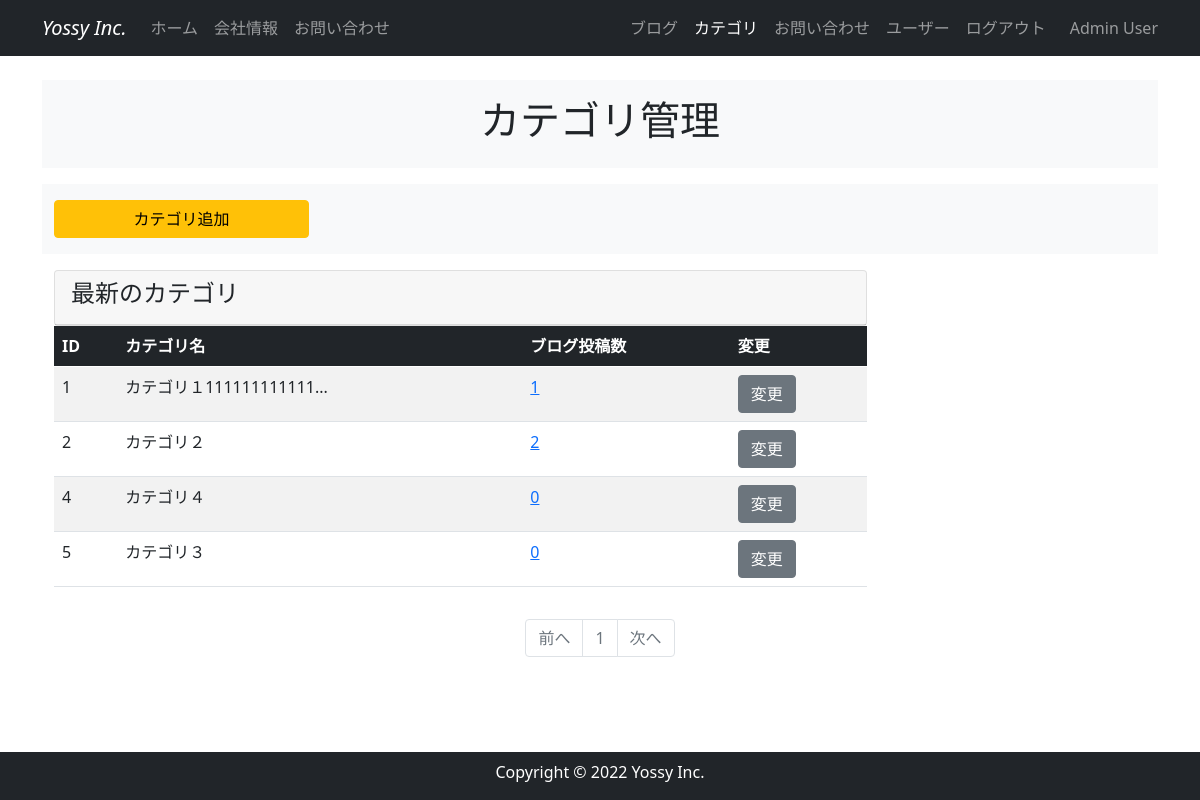
Page /category_maintenance (signed in) on the committed database.
### company_blog/models.py (models this page shows, shortened)
class User(db.Model, UserMixin):
    __tablename__ = "users"
    id = db.Column(db.Integer, primary_key=True)
    email = db.Column(db.String(64), unique=True, index=True)
    username = db.Column(db.String(64), unique=True, index=True)
    password_hash = db.Column(db.String(128))
    administrator = db.Column(db.String(1))
    post = db.relationship("BlogPost", backref="author", lazy="dynamic")
    @property
    def password(self):
        raise AttributeError("password is not a readable attribute")
    def is_administrator(self):
        if self.administrator == "1":
            return 1
        else:
            return 0

class BlogCategory(db.Model):
    __tablename__ = "blog_categories"
    id = db.Column(db.Integer, primary_key=True)
    category = db.Column(db.String(140))
    posts = db.relationship("BlogPost", backref="blog_category", lazy="dynamic")
    def count_posts(self, id):
        return BlogPost.query.filter_by(category_id=id).count()

### company_blog/main/views.py (the view)
@main.route("/category_maintenance", methods=["GET", "POST"])
@login_required
def category_maintenance():
    page = request.args.get("page", 1, type=int)
    blog_category = BlogCategory.query.order_by(BlogCategory.id.asc()).paginate(
        page=page, per_page=10
    )
    form = BlogCategoryForm()
    if form.validate_on_submit():
        blog_category = BlogCategory(category=form.category.data)
        db.session.add(blog_category)
        db.session.commit()
        flash("ブログカテゴリが追加されました")
        return redirect(url_for("main.category_maintenance"))
    elif form.errors:
        form.category.data = ""
        flash(form.errors["category"][0])
    return render_template(
        "category_maintenance.html", blog_category=blog_category, form=form
    )

### company_blog/models.py (called while the page is built)
@login_manager.user_loader
def load_user(user_id):
    return User.query.get(int(user_id))

### company_blog/templates/category_maintenance.html (shortened to what this page needs)
{% extends "base.html" %} {% block content %}
<header id="page-header">
  <div class="container my-3 py-3 bg-light">
    <div class="row">
      <div class="col-md-6 m-auto text-center">
        <h1>カテゴリ管理</h1>
      </div>
    </div>
  </div>
</header>
<section id="menu">
  <div class="container my-3 py-3 bg-light">
    <div class="row">
      <div class="col-md-3">
        <button
          type="button"
          class="btn btn-warning w-100"
          data-bs-toggle="modal"
          data-bs-target="#addCategoryModal"
        >
          カテゴリ追加
        </button>
      </div>
    </div>
  </div>
</section>
<section id="list">
  <div class="container my-3">
    <div class="row">
      <div class="col-md-9">
        <div class="card">
          <div class="card-header">
            <h4>最新のカテゴリ</h4>
          </div>
        </div>
        <div class="table-responsive">
          <table class="table table-striped text-nowrap">
            <thead class="table-dark">
              <tr>
                <th>ID</th>
                <th>カテゴリ名</th>
                <th>ブログ投稿数</th>
                <th>変更</th>
              </tr>
            </thead>
            <tbody>
              {% for blog_category in blog_category.items %}
              <tr>
                <td>{{ blog_category.id }}</td>
                <td>{{ blog_category.category | truncate(20)}}</td>
                <td>
                  <a
                    href="{{ url_for('main.category_posts',blog_category_id=blog_category.id) }}"
                    >{{ blog_category.count_posts(blog_category.id) }}</a
                  >
                </td>
                <td>
                  {% if current_user.is_administrator() %}
                  <a
                    href="{{ url_for('main.blog_category', blog_category_id=blog_category.id) }}"
                    class="btn btn-secondary"
                    >変更</a
                  >
                  {% endif %}
                </td>
              </tr>
              {% endfor %}
            </tbody>
          </table>
        </div>
      </div>
    </div>
  </div>
</section>
<nav class="my-2" aria-label="Page navigation">
  <ul class="pagination justify-content-center">
    <li
      {%
      if
      blog_category.has_prev
      %}class="page-item"
      {%
      else
      %}class="page-item disabled"
      {%
      endif
      %}
    >
      <a
        class="page-link"
        href="{% if blog_category.has_prev %}{{ url_for('main.category_maintenance', page=blog_category.prev_num)}}{% else %}#{% endif %}"
        >前へ</a
      >
    </li>
    {% for page_num in blog_category.iter_pages(left_edge=1, right_edge=1,
    left_current=1, right_current=2) %} {% if page_num %} {% if
    blog_category.page == page_num %}
    <li class="page-item disabled">
      <a class="page-link" href="#">{{ page_num }}</a>
    </li>
    {% endif %} {% else %}
    <li class="page-item disabled">
      <a class="page-link" href="#">&hellip;</a>
    </li>
    {% endif %} {% endfor %}
    <li
      {%
      if
      blog_category.has_next
      %}class="page-item"
      {%
      else
      %}class="page-item disabled"
      {%
      endif
      %}
    >
      <a
        class="page-link"
        href="{% if blog_category.has_next %}{{ url_for('main.category_maintenance', page=blog_category.next_num)}}{% else %}#{% endif %}"
        >次へ</a
      >
    </li>
  </ul>
</nav>
{% endblock %}

### company_blog/templates/base.html (shortened to what this page needs)
<!DOCTYPE html>
<html lang="en">
<head>
    <link href="https://cdn.jsdelivr.net/npm/bootstrap@5.0.2/dist/css/bootstrap.min.css" rel="stylesheet"
>
</head>
<body>
    <nav class="navbar navbar-expand-lg navbar-dark bg-dark fixed-top">
        <div class="container">
            <a class="navbar-brand fst-italic" href="{{ url_for('main.index')}}">Yossy Inc.</a>
            <div class="collapse navbar-collapse" id="navbarNav">
                <ul class="navbar-nav">
                    <li class="nav-item">
                        <a class="nav-link {% if request.endpoint == 'main.index' %}active{% endif %}" href="{{ url_for('main.index')}}">ホーム</a>
                    </li>
                    <li class="nav-item">
                        <a class="nav-link {% if request.endpoint == 'main.info' %}active{% endif %}" href="{{ url_for('main.info') }}">会社情報</a>
                    </li>
                    <li class="nav-item">
                        <a class="nav-link {% if request.endpoint == 'main.inquiry' %}active{% endif %}" href="{{ url_for('main.inquiry') }}">お問い合わせ</a>
                    </li>
                </ul>
                <br>
                <ul class="navbar-nav ms-auto">
                    {% if current_user.is_authenticated %}
                    <li class="nav-item">
                        <a class="nav-link {% if request.endpoint == 'main.blog_maintenance' %}active{% endif %}" href="{{ url_for('main.blog_maintenance') }}">ブログ</a>
                    </li>
                    <li class="nav-item">
                        <a class="nav-link {% if request.endpoint == 'main.category_maintenance' %}active{% endif %}" href="{{ url_for('main.category_maintenance') }}">カテゴリ</a>
                    </li>
                    <li class="nav-item">
                        <a class="nav-link {% if request.endpoint == 'main.inquiry_maintenance' %}active{% endif %}" href="{{ url_for('main.inquiry_maintenance') }}">お問い合わせ</a>
                    </li>
                    <li class="nav-item">
                        <a class="nav-link {% if request.endpoint == 'users.user_maintenance' %}active{% endif %}" href="{{ url_for('users.user_maintenance') }}">ユーザー</a>
                    </li>
                    <li class="nav-item">
                        <a class="nav-link" href="{{ url_for('users.logout') }}">ログアウト</a>
                    </li>
                    <span class="navbar-text ms-3">
                        {{ current_user.username | truncate(10) }}
                    </span>
                    {% endif %}
                </ul>
            </div>
        </div>
    </nav>
    {% from "_formhelpers.html" import render_field %}
    <div class="container" style="padding-top: 4rem; padding-bottom: 4rem;">
        {% block content %}
        {% endblock %}
    </div>
    <footer id="footer" class="footer text-center pt-2 bg-dark fixed-bottom">
        <div class="container">
            <div class="row">
                <div class="col text-white">
                    <p>Copyright © 2022 Yossy Inc.</p>
                </div>
            </div>
        </div>
    </footer>
</body>
</html>

### rows in the picture
User: username "Admin User"
BlogCategory: id "1", category "カテゴリ１111111111111...", count_posts "1"
BlogCategory: id "2", category "カテゴリ２", count_posts "2"
BlogCategory: id "4", category "カテゴリ４", count_posts "0"
BlogCategory: id "5", category "カテゴリ３", count_posts "0"

### other values in the picture
{{ page_num }} "1"
